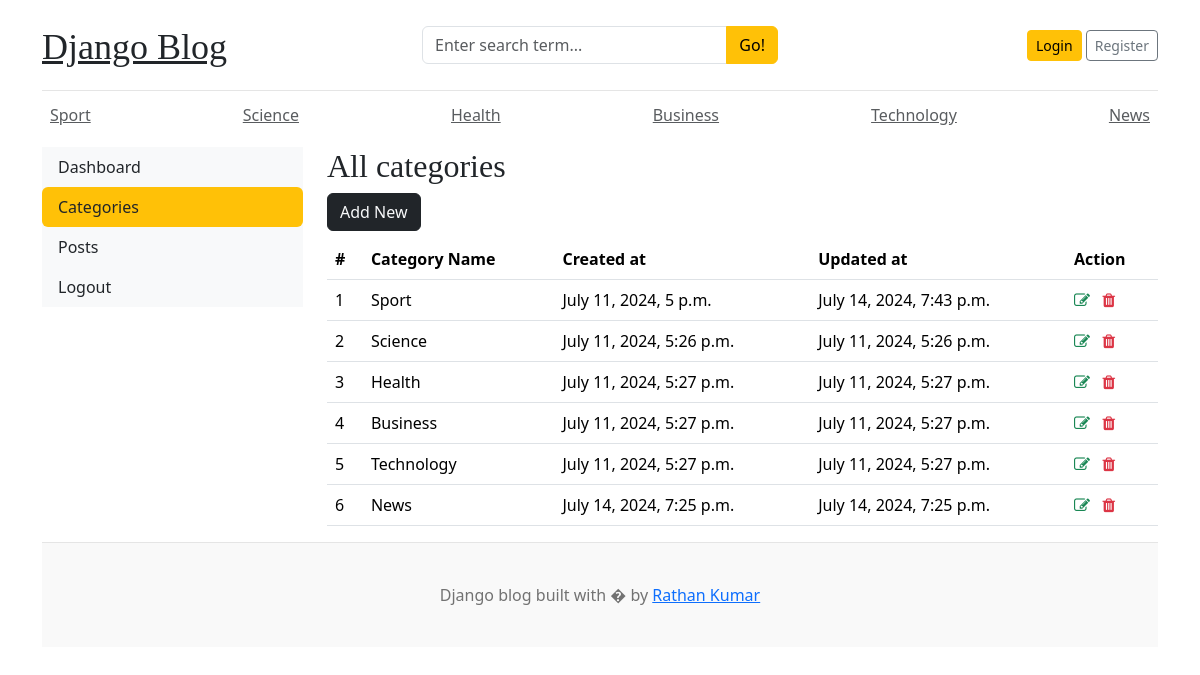
/dashboard/categories/, run on the app's committed database.
### blogs/models.py (models this page shows, shortened)
class Category(models.Model):
    category_name = models.CharField(max_length=80, unique=True)
    created_at = models.DateTimeField(auto_now_add=True)
    updated_at = models.DateTimeField(auto_now=True)
    class Meta:
        verbose_name_plural = "Categories"

### dashboard/views.py (the view)
# urls.py: path('categories/', views.categories, name='categories'),
def categories(request):
    dash_categories = Category.objects.all()
    context = {'categories': dash_categories}
    return render(request, template_name="dashboard/categories.html", context=context)

### blogs/context_processors.py (called while the page is built)
def get_categories(request):
    categories = Category.objects.all()
    return {'categories': categories}

### templates/dashboard/categories.html (shortened to what this page needs)
{% extends 'base.html' %}
{% block content %}
    <div class="row">
        {% include 'dashboard/sidebar.html' %}
        <div class="col-md-9">
            <h2>All categories</h2>
            <a href="{% url 'add_category' %}" class="btn btn-dark text-light float-right mb-2">Add New</a>
            <table class="table">
                <thead>
                <tr>
                    <th>#</th>
                    <th>Category Name</th>
                    <th>Created at</th>
                    <th>Updated at</th>
                    <th>Action</th>
                </tr>
                </thead>
                <tbody>
                {% for cat in categories %}
                <tr>
                    <td>{{ forloop.counter }}</td>
                    <td>{{ cat.category_name }}</td>
                    <td>{{ cat.created_at }}</td>
                    <td>{{ cat.updated_at }}</td>
                    <td>
                        <a href="{% url 'edit_category' cat.id %}"><i class="fa fa-edit text-success"></i></a>
                        <a href="{% url 'delete_category' cat.id %}"><i class="fa fa-trash text-danger"></i></a>
                    </td>
                </tr>
                {% endfor %}
                </tbody>
            </table>
        </div>
    </div>
{% endblock %}

### templates/base.html (shortened to what this page needs)
{% load static %}
<!DOCTYPE html>
<html lang="en">
<head>
    <link href="https://cdn.jsdelivr.net/npm/bootstrap@5.3.3/dist/css/bootstrap.min.css" rel="stylesheet">
    <link rel="stylesheet" href="https://cdnjs.cloudflare.com/ajax/libs/font-awesome/4.7.0/css/font-awesome.min.css">
    <link href="{% static 'css/blog.css' %}" rel="stylesheet">
</head>
<body>
<div class="container">
    <header class="blog-header py-3">
        <div class="row flex-nowrap justify-content-between align-items-center">
            <div class="col-4 pt-1">
                <a class="blog-header-logo text-dark" href="/">Django Blog</a>
            </div>
            <div class="col-4">
                <form action="{% url 'search' %}" method="GET">
                    <div class="input-group">
                        <input class="form-control" type="text" placeholder="Enter search term..." aria-label="Enter search term..." aria-describedby="button-search" name="keyword" />
                        <button class="btn btn-warning" id="button-search" type="submit">Go!</button>
                    </div>
                </form>
            </div>
            <div class="col-4 d-flex justify-content-end align-items-center">
                {% if not user.is_authenticated %}
                <a class="btn btn-sm btn-warning" href="{% url 'login' %}">Login</a> &nbsp;
                <a class="btn btn-sm btn-outline-secondary" href="{% url 'register' %}">Register</a>
                {% else %}
                 <a class="btn btn-sm btn-warning" href="{% url 'dashboard' %}">Dashboard</a>
                    &emsp;
                    <span><a href="{% url 'logout' %}">logout</a></span>
                {% endif %}
            </div>
        </div>
    </header>
    <div class="nav-scroller py-1 mb-2">
        <nav class="nav d-flex justify-content-between">
            {% for category in categories %}
                <a class="p-2 text-muted" href="{% url 'posts_by_category' category.id %}">{{ category.category_name }}</a>
            {% endfor %}
        </nav>
    </div>
{% block content %}
{% endblock %}
<footer class="blog-footer">
    <p>Django blog built with � by <a href="#">Rathan Kumar</a></p>
</footer>
</body>
</html>

### static/css/blog.css (style rules this page uses)
.blog-header { border-bottom: 1px solid #e5e5e5; }
.blog-header-logo { font-family: "Playfair Display", Georgia, "Times New Roman", serif; font-size: 2.25rem; }
h1, h2, h3, h4, h5, h6 { font-family: "Playfair Display", Georgia, "Times New Roman", serif; }
.blog-footer { padding: 2.5rem 0; color: #727272; text-align: center; background-color: #f9f9f9; border-top: .05rem solid #e5e5e5; }
.blog-footer p:last-child { margin-bottom: 0; }

### data on the page
Category: category_name "Sport", created_at "July 11, 2024, 5 p.m.", updated_at "July 14, 2024, 7:43 p.m."
Category: category_name "Science", created_at "July 11, 2024, 5:26 p.m.", updated_at "July 11, 2024, 5:26 p.m."
Category: category_name "Health", created_at "July 11, 2024, 5:27 p.m.", updated_at "July 11, 2024, 5:27 p.m."
Category: category_name "Business", created_at "July 11, 2024, 5:27 p.m.", updated_at "July 11, 2024, 5:27 p.m."
Category: category_name "Technology", created_at "July 11, 2024, 5:27 p.m.", updated_at "July 11, 2024, 5:27 p.m."
Category: category_name "News", created_at "July 14, 2024, 7:25 p.m.", updated_at "July 14, 2024, 7:25 p.m."
